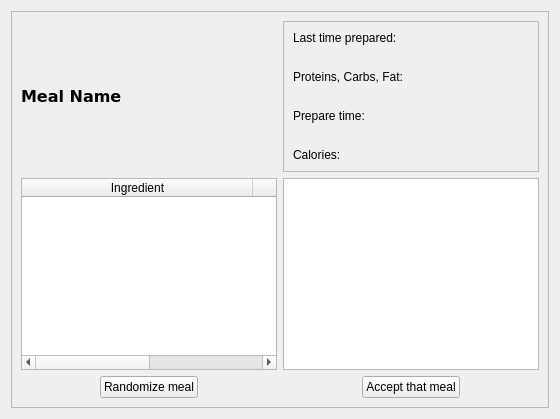
        <widget class="QWidget" name="tab_2">
         <attribute name="title">
          <string>Random meal</string>
         </attribute>
         <layout class="QGridLayout" name="gridLayout_3">
          <item row="0" column="0">
           <widget class="QFrame" name="frame_2">
            <property name="frameShape">
             <enum>QFrame::StyledPanel</enum>
            </property>
            <property name="frameShadow">
             <enum>QFrame::Raised</enum>
            </property>
            <layout class="QGridLayout" name="gridLayout_4">
             <item row="3" column="1" alignment="Qt::AlignHCenter">
              <widget class="QPushButton" name="randomAcceptButton">
               <property name="toolTip">
                <string>&lt;html&gt;&lt;head/&gt;&lt;body&gt;&lt;p&gt;By pressing this button you can change Last time prepared date on today date&lt;/p&gt;&lt;/body&gt;&lt;/html&gt;</string>
               </property>
               <property name="whatsThis">
                <string/>
               </property>
               <property name="accessibleDescription">
                <string/>
               </property>
               <property name="text">
                <string>Accept that meal</string>
               </property>
               <property name="shortcut">
                <string notr="true"/>
               </property>
              </widget>
             </item>
             <item row="3" column="0" alignment="Qt::AlignHCenter">
              <widget class="QPushButton" name="randomRandomizeButton">
               <property name="toolTip">
                <string>&lt;html&gt;&lt;head/&gt;&lt;body&gt;&lt;p&gt;Get another random meal&lt;/p&gt;&lt;/body&gt;&lt;/html&gt;</string>
               </property>
               <property name="text">
                <string>Randomize meal</string>
               </property>
               <property name="autoDefault">
                <bool>true</bool>
               </property>
              </widget>
             </item>
             <item row="0" column="0" alignment="Qt::AlignLeft|Qt::AlignVCenter">
              <widget class="QLabel" name="randomMealName">
               <property name="font">
                <font>
                 <family>Verdana</family>
                 <pointsize>12</pointsize>
                 <weight>75</weight>
                 <bold>true</bold>
                </font>
               </property>
               <property name="text">
                <string>Meal Name</string>
               </property>
              </widget>
             </item>
             <item row="2" column="0">
              <layout class="QVBoxLayout" name="verticalLayout_7">
               <item>
                <widget class="QTableWidget" name="randomListIngredients">
                 <property name="gridStyle">
                  <enum>Qt::DotLine</enum>
                 </property>
                 <property name="sortingEnabled">
                  <bool>true</bool>
                 </property>
                 <attribute name="horizontalHeaderDefaultSectionSize">
                  <number>231</number>
                 </attribute>
                 <column>
                  <property name="text">
                   <string>Ingredient</string>
                  </property>
                 </column>
                 <column>
                  <property name="text">
                   <string>Quantity</string>
                  </property>
                 </column>
                </widget>
               </item>
              </layout>
             </item>
             <item row="0" column="1">
              <widget class="QFrame" name="frame_3">
               <property name="frameShape">
                <enum>QFrame::StyledPanel</enum>
               </property>
               <property name="frameShadow">
                <enum>QFrame::Raised</enum>
               </property>
               <layout class="QGridLayout" name="gridLayout_5">
                <item row="0" column="0">
                 <layout class="QVBoxLayout" name="verticalLayout_2" stretch="0,0,0,0">
                  <property name="spacing">
                   <number>25</number>
                  </property>
                  <property name="sizeConstraint">
                   <enum>QLayout::SetDefaultConstraint</enum>
                  </property>
                  <property name="topMargin">
                   <number>0</number>
                  </property>
                  <property name="rightMargin">
                   <number>0</number>
                  </property>
                  <item alignment="Qt::AlignLeft|Qt::AlignVCenter">
                   <widget class="QLabel" name="randomLastTimeUsed">
                    <property name="text">
                     <string>Last time prepared:</string>
                    </property>
                   </widget>
                  </item>
                  <item alignment="Qt::AlignLeft|Qt::AlignVCenter">
                   <widget class="QLabel" name="randomProteinsCarbsFat">
                    <property name="text">
                     <string>Proteins, Carbs, Fat:</string>
                    </property>
                   </widget>
                  </item>
                  <item alignment="Qt::AlignLeft|Qt::AlignVCenter">
                   <widget class="QLabel" name="randomPrepareTime">
                    <property name="text">
                     <string>Prepare time:</string>
                    </property>
                   </widget>
                  </item>
                  <item alignment="Qt::AlignLeft|Qt::AlignVCenter">
                   <widget class="QLabel" name="randomCalories">
                    <property name="text">
                     <string>Calories:</string>
                    </property>
                   </widget>
                  </item>
                 </layout>
                </item>
               </layout>
              </widget>
             </item>
             <item row="2" column="1">
              <widget class="QPlainTextEdit" name="randomRecipe"/>
             </item>
            </layout>
           </widget>
          </item>
         </layout>
        </widget>
